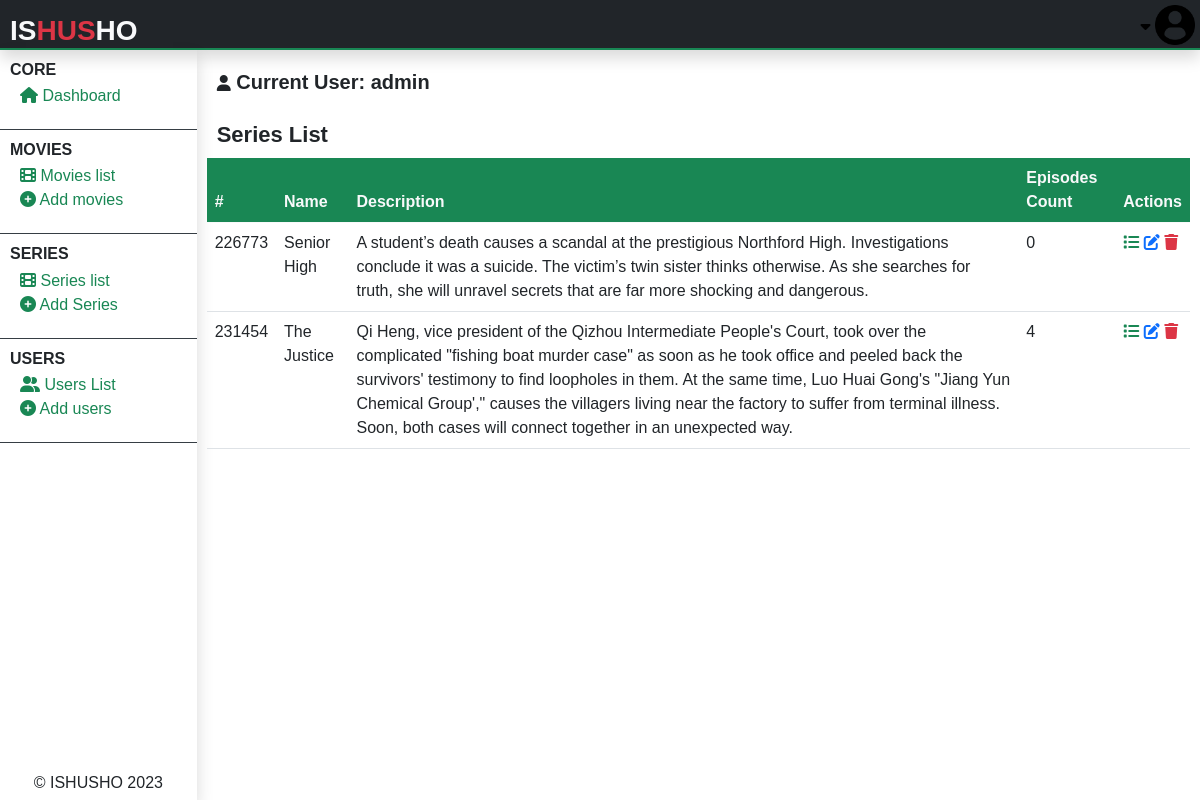
The app's page /admin/admin-series-list.php (signed in) with its own data.
### tables this page shows
CREATE TABLE `series` (
  `serie_id` varchar(255) NOT NULL,
  `serie_name` text NOT NULL,
  `serie_overview` text NOT NULL,
  `serie_categories` text NOT NULL,
  `serie_poster` text NOT NULL,
  `serie_url` text NOT NULL,
  `serie_releasedate` varchar(255) NOT NULL,
  `serie_addition_time` varchar(255) NOT NULL,
  `serie_added_by` int(11) NOT NULL
);

### admin/admin-series-list.php (the view, shortened to what this page needs)
<?php
include("../php/global/server.php");
?>
<!DOCTYPE html>
<html lang="en">
<head>
    <?php
    include('../php/global/cdns.php');
    ?>
    <link rel="stylesheet" href="../styles/admin-main.css">
</head>
<body>
    <div class="main-container">
        <?php
        include("./php/header.php");
        ?>
        <section class="center-section">
            <?php
            include('./php/nav-left.php');
            ?>
            <div class="right-contents">
                <?php
                include("./php/acting-user.php");
                ?>
                <div class="all-interchange">
                    <h1>
                        Series list
                    </h1>
                    <table class="table table-responsive table-hover">
                        <thead>
                            <tr class="bg-success text-light">
                                <th>
                                    #
                                </th>
                                <th>
                                    Name
                                </th>
                                <th>
                                    Description
                                </th>
                                <th>
                                    Episodes Count
                                </th>
                                <th>
                                    Actions
                                </th>
                            </tr>
                        </thead>
                        <tbody>
                            <?php
                            $getMovies = mysqli_query($server, "SELECT * from
                                    series ORDER BY CAST(`serie_id` AS UNSIGNED)
                                ");
                            ?>
                            <?php
                            while ($dataMovies = mysqli_fetch_array($getMovies)) {
                            ?>
                                <tr>
                                    <td>
                                        <?php echo $video = $dataMovies['serie_id']; ?>
                                    </td>
                                    <td>
                                        <?php echo $dataMovies['serie_name']; ?>
                                    </td>
                                    <td>
                                        <?php echo $dataMovies['serie_overview']; ?>
                                    </td>
                                    <td>
                                        <?php
                                        $getEpisodesCount = mysqli_query($server, "SELECT * from series_episodes
                                                WHERE serie = '$video'
                                            ");
                                        echo mysqli_num_rows($getEpisodesCount);
                                        ?>
                                    </td>
                                    <td>
                                        <a href="admin-serie-view-episodes.php?view-sodes&v=<?php echo $video; ?>" title="View episodes: <?php echo $dataMovies['serie_name']; ?>">
                                            <i class="fa fa-list text-success"></i>
                                        </a>
                                        <a href="admin-edit-serie.php?edit&v=<?php echo $video; ?>" class="">
                                            <i class="fa fa-edit text-primary"></i>
                                        </a>
                                        <a href="?delete&v=<?php echo $video; ?>" onclick="return confirm('Are you sure to delete?');">
                                            <i class="fa fa-trash text-danger"></i>
                                        </a>
                                    </td>
                                </tr>
                            <?php
                            }
                            ?>
                        </tbody>
                    </table>
                </div>
            </div>
        </section>
    </div>
</body>
</html>

### styles/admin-main.css (style rules this page uses)
* { font-family: 'Gill Sans', 'Gill Sans MT', Calibri, 'Trebuchet MS', sans-serif; margin: 0; padding: 0; text-decoration: none; font-size: 16px; }
a { text-decoration: none; }
body { width: 100vw; overflow: hidden; }
.main-container { overflow: hidden; width: 100vw; height: 100vh; }
.main-container .center-section { display: flex; flex-direction: row; height: calc(100vh - 50px); }
.main-container .center-section .right-contents { margin: 10px; height: calc(100vh - 50px); width: calc(100vw - 200px); overflow: auto; padding-bottom: 100px; }
.main-container .center-section .right-contents .all-interchange h1 { margin: 10px; font-size: 22px; color: #212529; font-weight: bold; text-transform: capitalize; }
.main-container .center-section .right-contents .all-interchange table thead tr { position: sticky; top: 0px; }

### records on screen
series: serie_id "226773", serie_name "Senior High", serie_overview "A student’s death causes a scandal at the prestigious Northford High. Investigations conclude it was a suicide. The victim’s twin sister thinks otherwise. As she searches for truth, she will unravel secrets that are far more shocking and dangerous.", mysqli_num_rows($getEpisodesCount) "0"
series: serie_id "231454", serie_name "The Justice", serie_overview "Qi Heng, vice president of the Qizhou Intermediate People's Court, took over the complicated \"fishing boat murder case\" as soon as he took office and peeled back the survivors' testimony to find loopholes in them. At the same time, Luo Huai Gong's \"Jiang Yun Chemical Group',\" causes the villagers living near the factory to suffer from terminal illness. Soon, both cases will connect together in an unexpected way.", mysqli_num_rows($getEpisodesCount) "4"

### other values on screen
$actingAdminUN "admin"
